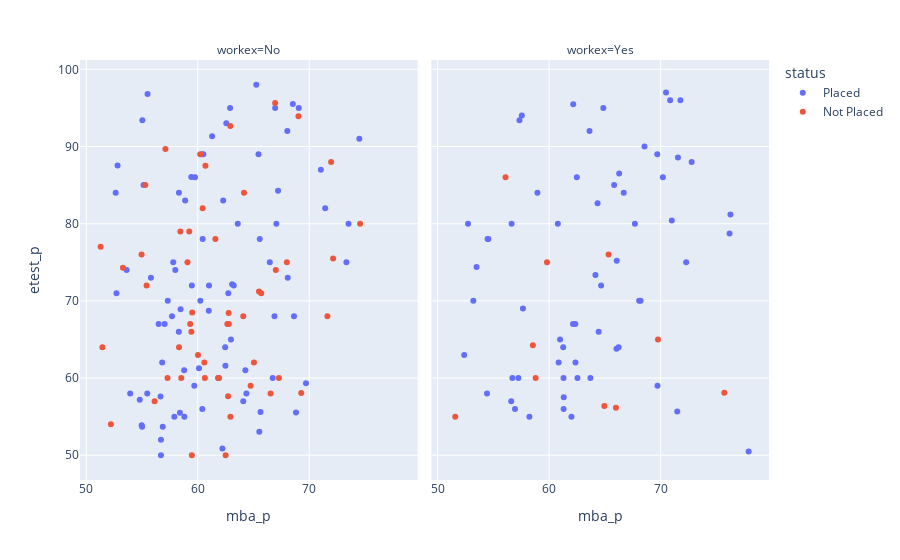

Write notebook code for a chart like this one.
### Markdown cell above
## 5g.Does MBA percentage and Employability score correlate?

### Code cell
import plotly_express as px
gapminder=px.data.gapminder()
px.scatter(placement_filtered,x="mba_p",y="etest_p",color="status",facet_col="workex")

### Figure 1 — Plotly figure (JSON) as saved in the notebook; plotly's stock layout.template omitted (floating-point values rounded to 4 significant figures)
{"data": [{"hovertemplate": "status=Placed<br>workex=No<br>mba_p=%{x}<br>etest_p=%{y}<extra></extra>", "legendgroup": "Placed", "marker": {"color": "#636efa", "symbol": "circle"}, "mode": "markers", "name": "Placed", "orientation": "v", "showlegend": true, "type": "scatter", "x": [58.8, 57.8, 55.5, 61.29, 68.63, 56.7, 69.06, 68.81, 57.69, 56.7, 62.21, 62.74, 55.47, 56.86, 62.56, 66.72, 62.9, 62.46, 62.98, 71.04, 65.56, 52.71, 66.88, 63.59, 57.99, 56.66, 62.48, 59.69, 58.78, 58.46, 60.99, 65.45, 66.94, 68.53, 59.75, 67.2, 64.27, 59.42, 57.03, 64.36, 68.03, 59.47, 54.97, 57.31, 60.44, 73.52, 58.31, 54.8, 53.94, 63.08, 55.01, 60.5, 67.05, 73.33, 58.4, 65.63, 60.41, 60.39, 63.23, 55.14, 62.28, 64.08, 58.87, 65.25, 55.03, 66.46, 65.52, 52.64, 57.9, 68.07, 61.82, 71.43, 61.01, 69.71, 55.8, 52.81, 60.11, 58.3, 56.81, 56.49, 74.49, 53.62, 60.23], "xaxis": "x", "y": [55, 75, 96.8, 91.34, 68, 50, 95, 55.53, 68, 52, 50.89, 71, 58, 53.7, 93, 60, 95, 64, 65, 87, 78, 71, 68, 80, 74, 57.6, 61.6, 59, 61, 68.92, 68.71, 89, 95, 95.5, 86, 84.27, 61, 86.04, 67, 58, 92, 72, 53.88, 70, 78, 80, 84, 57.2, 58, 72.15, 53.7, 89, 80, 75, 55.5, 55.6, 56, 89, 72, 85, 83, 57, 83, 98, 93.4, 75, 53.04, 84, 55, 73, 60, 82, 72, 59.32, 73, 87.55, 61.28, 66, 62, 67, 91, 74, 70], "yaxis": "y"}, {"hovertemplate": "status=Placed<br>workex=Yes<br>mba_p=%{x}<br>etest_p=%{y}<extra></extra>", "legendgroup": "Placed", "marker": {"color": "#636efa", "symbol": "circle"}, "mode": "markers", "name": "Placed", "orientation": "v", "showlegend": false, "type": "scatter", "x": [66.28, 62.14, 60.85, 63.7, 64.66, 62.54, 77.89, 63.62, 57.55, 64.15, 72.78, 69.7, 54.55, 57.24, 68.07, 57.65, 62.35, 70.2, 66.69, 62, 76.18, 62.36, 62.16, 64.44, 61.31, 65.83, 58.23, 70.85, 70.48, 64.34, 71.49, 71, 56.7, 61.26, 68.2, 76.26, 68.55, 60.78, 53.49, 60.98, 71.77, 54.43, 56.94, 61.29, 61.3, 62.48, 53.2, 52.72, 72.29, 66.06, 52.38, 66.04, 66.23, 56.6, 64.86, 57.34, 56.63, 58.95, 54.48, 67.69, 71.55, 69.72], "xaxis": "x2", "y": [86.5, 67, 62, 60, 72, 60, 50.48, 92, 94, 73.35, 88, 89, 78, 60, 70, 69, 67, 86, 84, 55, 78.74, 62, 95.46, 66, 57.5, 85, 55, 96, 97, 82.66, 55.67, 80.4, 60, 64, 70, 81.2, 90, 80, 74.4, 65, 96, 58, 56, 60, 56, 86, 70, 80, 75, 75.2, 63, 63.79, 64, 57, 95, 93.4, 80, 84, 78, 80, 88.56, 59], "yaxis": "y2"}, {"hovertemplate": "status=Not Placed<br>workex=No<br>mba_p=%{x}<br>etest_p=%{y}<extra></extra>", "legendgroup": "Not Placed", "marker": {"color": "#EF553B", "symbol": "circle"}, "mode": "markers", "name": "Not Placed", "orientation": "v", "showlegend": true, "type": "scatter", "x": [59.43, 53.29, 52.21, 65.04, 54.96, 67.28, 64.08, 51.29, 58.32, 62.77, 51.45, 66.53, 71.63, 62.65, 65.49, 59.5, 57.1, 59.24, 67, 67.99, 60.44, 59.08, 62.79, 55.41, 69.03, 59.47, 55.3, 65.69, 60.64, 64.15, 61.58, 61.9, 58.52, 61.87, 60.59, 62.72, 74.56, 69.28, 59.32, 60.69, 72.14, 60.02, 57.29, 62.93, 56.13, 66.94, 62.5, 64.74, 71.96, 58.44, 62.92, 60.22], "xaxis": "x", "y": [66, 74.28, 54, 62, 76, 60, 68, 77, 64, 68.44, 64, 58, 68, 67, 71.2, 68.5, 89.69, 79, 74, 75, 82, 75, 67, 72, 93.91, 50, 85, 71, 60, 84, 78, 60, 60, 60, 62, 57.63, 80, 58.06, 67, 87.5, 75.5, 63, 60, 55, 57, 95.65, 50, 59, 88, 79, 92.66, 89], "yaxis": "y"}, {"hovertemplate": "status=Not Placed<br>workex=Yes<br>mba_p=%{x}<br>etest_p=%{y}<extra></extra>", "legendgroup": "Not Placed", "marker": {"color": "#EF553B", "symbol": "circle"}, "mode": "markers", "name": "Not Placed", "orientation": "v", "showlegend": false, "type": "scatter", "x": [51.58, 65.33, 69.76, 64.95, 56.09, 58.54, 65.99, 75.71, 58.79, 59.81], "xaxis": "x2", "y": [55, 76, 65, 56.39, 86, 64.25, 56.15, 58.1, 60, 75], "yaxis": "y2"}], "layout": {"annotations": [{"font": {}, "showarrow": false, "text": "workex=No", "x": 0.245, "xanchor": "center", "xref": "paper", "y": 1, "yanchor": "bottom", "yref": "paper"}, {"font": {}, "showarrow": false, "text": "workex=Yes", "x": 0.755, "xanchor": "center", "xref": "paper", "y": 1, "yanchor": "bottom", "yref": "paper"}], "legend": {"title": {"text": "status"}, "tracegroupgap": 0}, "margin": {"t": 60}, "xaxis": {"anchor": "y", "domain": [0, 0.49], "title": {"text": "mba_p"}}, "xaxis2": {"anchor": "y2", "domain": [0.51, 1], "matches": "x", "title": {"text": "mba_p"}}, "yaxis": {"anchor": "x", "domain": [0, 1], "title": {"text": "etest_p"}}, "yaxis2": {"anchor": "x2", "domain": [0, 1], "matches": "y", "showticklabels": false}}}
